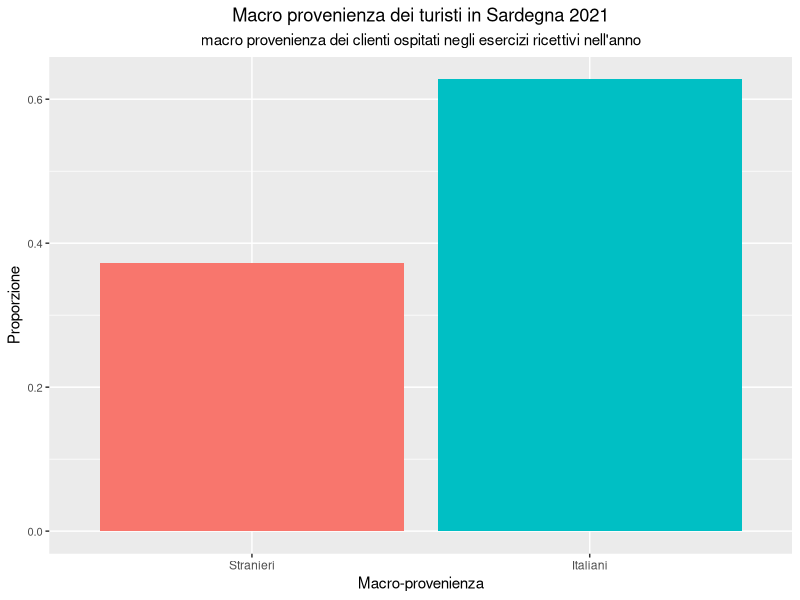
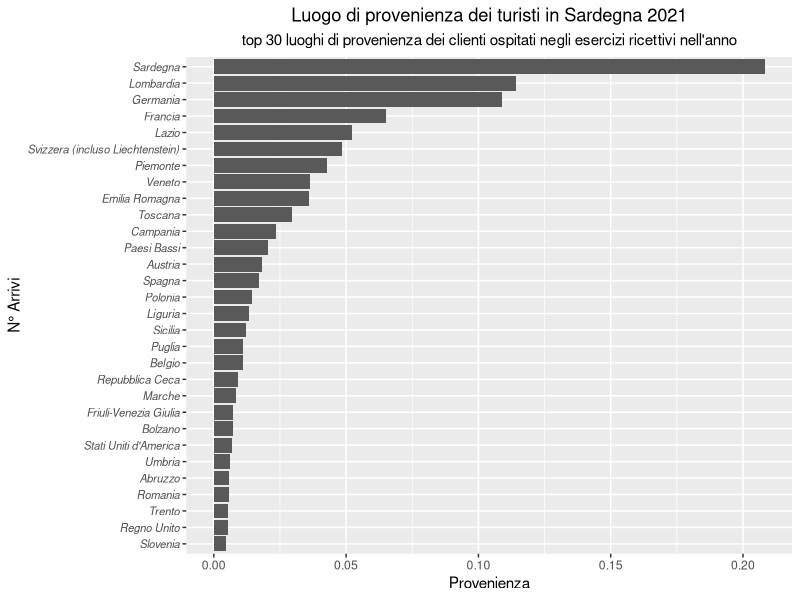
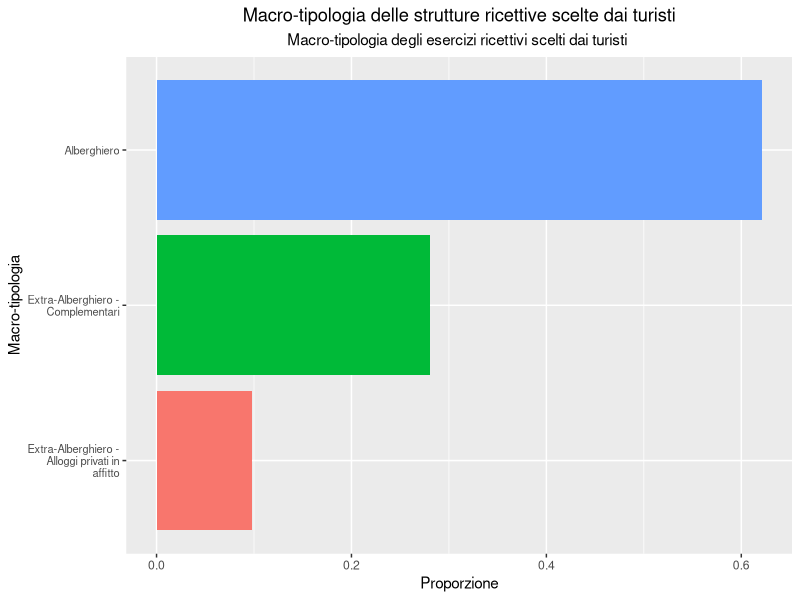

Here is the R script that generated these plots, in order: (Note: this script raises an error after producing the figures.)
## ---- chunk 1

capacit2021= readr::read_csv("datasets/capacita_strutture_ricettive_mensile_2021.csv")
capacit2021
## ---- chunk 2

summary(capacit2021)
str(capacit2021) #comune, anno, mese, Tipologia, Stelle, numero strutture, letti camere 

## ---- chunk 3
library(readr)
capacit2021= read_csv("datasets/capacita_strutture_ricettive_mensile_2021.csv", col_types = list(Comune= col_factor(), Stelle = col_factor(c(levels = "1 Stella", "2 Stelle", "III Categoria", "3 Stelle","II Categoria", "4 Stelle", "I Categoria", "5 Stelle", "5 Stelle Lusso")), Tipologia= col_factor()), na = "NULL")

str(capacit2021) 
sum(is.na(capacit2021)) #non sono presenti valori mancanti ma molte osservazioni riguardo le stelle delle strutture sono state etichettate come NULL.
summary(capacit2021)
# library("")
# readr::read_csv (na = "NULL")

## ---- chunk 4
provenienza = read_csv("datasets/movimenti_macrotipologia_2021 _provenienza.csv")

#str(provenienza) #anno, provincia, mese, macrotipologia, macroprovenienza, provenienza, arrivi, presenze (numero di notti trascorse dai clienti)
provenienza
## ---- chunk 5
provenienza =read_csv("datasets/movimenti_macrotipologia_2021 _provenienza.csv", col_types = list(provincia= col_factor(), macro_tipologia = col_factor (), macro_provenienza = col_factor(), provenienza = col_factor()))

sum(is.na(provenienza)) #sono presenti 114 valori mancanti 
str(provenienza)
provenienza_cleaned = na.omit(provenienza)


## ---- chunk 6
library("lubridate")
library("tidyverse")


# macro-provenienza

arrivi_provenienza<- provenienza_cleaned %>% 
  group_by(macro_provenienza) %>%
  summarise(arrivi = sum(arrivi))

arrivi_provenienza

macro_provenienza<- arrivi_provenienza%>% 
  mutate(proportion= arrivi/sum(arrivi)) %>%
  mutate(macro_provenienza = reorder(macro_provenienza, proportion))

macro_provenienza

macro_provenienza %>%         
  ggplot(aes(macro_provenienza, proportion, fill= macro_provenienza))+
  geom_bar(stat = "identity", show.legend = FALSE) +
  theme(axis.text.y = element_text(size = 8),
        plot.title = element_text(hjust = 0.5),
        plot.subtitle = element_text(hjust = 0.5)) +
  ggtitle("Macro provenienza dei turisti in Sardegna 2021", 
          subtitle= "macro provenienza dei clienti ospitati negli esercizi ricettivi nell'anno") +
  xlab("Macro-provenienza") + ylab("Proporzione")

## ---- chunk 7
arrivi_luogo_provenienza<- provenienza_cleaned %>% 
  group_by(provenienza) %>%
  summarise(arrivi = sum(arrivi))

arrivi_luogo_provenienza

arrivi_luogo_provenienza <-arrivi_luogo_provenienza%>% 
  mutate(proportion= arrivi/sum(arrivi)) %>%
  mutate (provenienza_turisti= reorder(provenienza, proportion))

arrivi_luogo_provenienza %>% 
  top_n(30) %>% #
  ggplot(aes(provenienza_turisti, proportion))+ 
  geom_bar(stat = "identity")+
  coord_flip()+
  theme(axis.text.y = element_text(size = 8, face= "italic"), plot.title = element_text(hjust = 0.5),
        plot.subtitle = element_text(hjust = 0.5)) +
  ggtitle("Luogo di provenienza dei turisti in Sardegna 2021", 
          subtitle= "top 30 luoghi di provenienza dei clienti ospitati negli esercizi ricettivi nell'anno") +
  xlab("N° Arrivi") + ylab("Provenienza")


## ---- chunk 8



arrivi_tipologia<- provenienza_cleaned %>% 
  group_by(macro_tipologia)  %>% 
  summarise(arrivi = sum(arrivi))

arrivi_tipologia

macro_tipologia <- arrivi_tipologia %>% 
  mutate(proportion= arrivi/sum(arrivi)) %>%
  mutate(macro_tipologia = reorder(macro_tipologia, proportion)) 

macro_tipologia %>%
  ggplot(aes(macro_tipologia, proportion, fill= macro_tipologia))+
  geom_bar(stat = "identity", show.legend = FALSE)+
  coord_flip()+
  scale_x_discrete(labels = scales::label_wrap(20)) +
  theme(axis.text.y = element_text(size = 8), 
        plot.title = element_text(hjust = 0.5),
        plot.subtitle = element_text(hjust = 0.5)) +
  ggtitle("Macro-tipologia delle strutture ricettive scelte dai turisti", 
          subtitle= "Macro-tipologia degli esercizi ricettivi scelti dai turisti ") +
  xlab("Macro-tipologia") + ylab("Proporzione")

## ---- chunk 9

numeroStruttureSardegna <- capacit2021 %>% 
  group_by(Tipologia, Comune) %>%
  summarise(`Numero Strutture` = max(`Numero Strutture`))#numero di mesi

#numeroStruttureSardegna 

numeroStruttureSardegna2= numeroStruttureSardegna %>%
  group_by(Tipologia) %>% 
  summarise(`Numero Strutture` = sum(`Numero Strutture`))


numeroStruttureSardegna2

## ---- chunk 10

tipologia_ <- capacit2021 %>% 
  group_by(Tipologia) %>%
  summarise(`Numero Strutture` = round(sum(`Numero Strutture`)/12, 0)) #numero di mesi

tipologia_

tipologia <-tipologia_ %>% 
  
  #mutate(proportion= Letti/sum(Letti)) %>%
  mutate(tipologia2= reorder(Tipologia, `Numero Strutture`))

tipologia %>%
  top_n(5)%>%
  ggplot(aes(tipologia2, `Numero Strutture`))+ 
  geom_bar(stat = "identity")+
  coord_flip()+
  scale_y_continuous(labels = label_number( big.mark = ".", decimal.mark= ","))+
  theme(axis.text.y = element_text(size = 8), plot.title = element_text(hjust = 0.5),
        plot.subtitle = element_text(hjust = 0.5)) +
  ggtitle("Top 5 tipologie strutture ricettive Sardegna 2021", subtitle= "Numero medio mensile strutture ricettive in Sardegna per tipologia") +
  
  xlab("Tipologia Struttura") + ylab("N° strutture aperte")

############# dividere il grafico in 2? ##############
## ---- chunk 11

tipologia_ <- capacit2021 %>% 
  group_by(Tipologia) %>%
  summarise(`Numero Strutture` = round(sum(`Numero Strutture`)/12, 0)) #numero di mesi

tipologia_

tipologia <-tipologia_ %>% 
  
  #mutate(proportion= Letti/sum(Letti)) %>%
  mutate(tipologia2= reorder(Tipologia, `Numero Strutture`))

filter(tipologia) %>%
  top_n(-12)%>%
  ggplot(aes(tipologia2, `Numero Strutture`))+ 
  geom_bar(stat = "identity")+
  coord_flip()+
  scale_y_continuous(labels = label_number( big.mark = ".", decimal.mark= ","))+
  theme(axis.text.y = element_text(size = 8), plot.title = element_text(hjust = 0.5),
        plot.subtitle = element_text(hjust = 0.5)) +
  ggtitle("Tipologie strutture ricettive Sardegna 2021", subtitle= "Numero medio mensile strutture ricettive in Sardegna \nper tipologia (escluse top 5 tipologie)") +
  
  xlab("Tipologia Struttura") + ylab("N° strutture aperative")

############# dividere il grafico in 2? ##############
## ---- chunk 12

tipologia_ <- capacit2021 %>% 
  group_by(Tipologia) %>%
  summarise(Letti = round(sum(Letti)/12), 0) # mesi

tipologia_

tipologia <-tipologia_ %>% 
  
  #mutate(proportion= Letti/sum(Letti)) %>%
  mutate(tipologia2= reorder(Tipologia, Letti))

tipologia %>%
  ggplot(aes(tipologia2, Letti))+
  
  geom_bar(stat = "identity")+
  coord_flip()+
  scale_y_continuous(labels = scales::comma_format(big.mark = ".", decimal.mark = ","))+
  theme(axis.text.y = element_text(size = 8), plot.title = element_text(hjust = 0.5),
        plot.subtitle = element_text(hjust = 0.5)) +
  ggtitle(label = "Capacità ricettiva Sardegna 2021", # capacità ricettiva= letti x numero di giorni di apertura
              subtitle = "Numero di posti letto ogni mese per tipo di struttura ricettiva") +
  xlab("Tipologia Struttura") + ylab("N° posti letto")

#titolo troppo lungo: mandare a capo o accorciare 
# togliere notazione scientifica asse x -->scale_x_continuous(labels = scales::comma_format(big.mark = ".",
                                          # decimal.mark = ",")+
## ---- chunk 13

filter(capacit2021) %>% 
  ggplot(aes(Camere, `Numero Strutture`, color= Tipologia)) +
  geom_point()+
  ggtitle("Camere e numero di strutture ricettive in base alla tipologia") +
  xlab("Camere") + ylab("Numero Strutture")



# 
## ---- chunk 14
summary(capacit2021$Letti)
summary(capacit2021$Camere)
summary(capacit2021$`Numero Strutture`)
#capacit2021[capacit2021$`Numero Strutture`==904]
capacit2021[capacit2021$`Numero Strutture` >= 404 ,] ## errore digitazione??
capacit2021[capacit2021$Letti >= 3000 ,]

## ---- chunk 15


capacit2021_mesi = filter(capacit2021) %>% #, Comune == "BARUMINI") %>%
  mutate(MonthLabel= month(Mese, label= T)) %>%
  group_by(Comune, MonthLabel) %>%
  summarise(Letti = sum(Letti))

capacit2021_mesi %>% 
  arrange(desc(Letti))
filter(capacit2021_mesi, Comune == "ALGHERO") %>% 
  #arrange(desc(Camere))%>% 
 # head(100) %>%
  ggplot(aes(MonthLabel, Letti)) +
  geom_bar(stat= "identity")+
  #geom_boxplot(coef=3) +
  #geom_jitter(width= 0.1, alpha =0.3)+
  scale_y_continuous(labels = label_number( big.mark = ".", decimal.mark= ","))+
  theme(axis.text.y = element_text(size = 8), plot.title = element_text(hjust = 0.5),
        plot.subtitle = element_text(hjust = 0.5)) +
  ggtitle("Numero posti letto nel comune di Alghero", 
          subtitle= "Numero di posti letto delle strutture ricettive per mese") +
  xlab("Mesi") + ylab("N° posti letto")




## ---- chunk 16
provenienza_cleaned %>%
  #group_by(provenienza) %>% 
  mutate(MonthLabel= month(mese, label= T)) %>% 
  #arrange(desc(arrivi)) %>%
  #head(300) %>%
  ggplot(aes(MonthLabel, arrivi, fill= MonthLabel)) + 
  geom_boxplot(coef=3, show.legend = FALSE) +
  scale_y_continuous(trans = "log2", labels = label_number( big.mark = ".", decimal.mark= ",")) +
  #scale_x_discrete(labels = scales::label_wrap(10))+
  theme(axis.text.y = element_text(size = 8), 
        plot.title = element_text(hjust = 0.5),
        plot.subtitle = element_text(hjust = 0.5)) +
  ggtitle("Distribuzione arrivi durante i mesi ", 
          subtitle= "distribuzione degli arrivi nei mesi dei turisti provenienti dallo stesso luogo ") +
  xlab("Mesi") + ylab("Arrivi")+
  geom_jitter(width= 0.1, alpha =0.1, show.legend = FALSE) 




## ---- chunk 17
library("scales")
arrivi_mese<- provenienza_cleaned %>% 
  group_by(mese)  %>% 
  summarise(arrivi = sum(arrivi))

arrivi_mese

arrivi_mese %>% 
  mutate(MonthLabel= month(mese, label= T)) %>%
  ggplot(aes(MonthLabel, arrivi))+
  geom_bar(stat = "identity") +
  scale_y_continuous(labels = label_number( big.mark = ".", decimal.mark= ","))+
  theme(axis.text.y = element_text(size = 8), plot.title = element_text(hjust = 0.5),
        plot.subtitle = element_text(hjust = 0.5)) +
  ggtitle("Arrivi mensili nelle strutture in Sardegna 2021 ", 
          subtitle= "Numero di arrivi nelle strutture ricettive sarde nei vari mesi dell'anno") +
  xlab("N° Arrivi") + ylab("Provenienza")

  #scale_y_continuous(label= unit_format())



## ---- chunk 18
provincia_provenienza<- provenienza_cleaned %>% 
  group_by(provenienza, provincia) #%>%
  summarise(arrivi = sum(arrivi), presenze = sum(presenze ))

provincia_provenienza


arrivi_per_provincia<- provenienza_cleaned %>% 
  group_by(provincia, mese) %>%
  #summarise(arrivi = sum(arrivi), presenze = sum(presenze ))

arrivi_per_provincia %>% 
  mutate(MonthLabel= month(mese, label= T)) %>%
  ggplot(aes(MonthLabel, arrivi, col= provincia))+
  geom_line() + 
  #geom_point() +
  scale_y_continuous(trans= "log2", labels = label_number( big.mark = ".", decimal.mark= ","))+
  scale_x_date()+
  theme(axis.text.y = element_text(size = 8), plot.title = element_text(hjust = 0.5),
        plot.subtitle = element_text(hjust = 0.5)) +
  ggtitle("Arrivi mensili nelle strutture in Sardegna 2021 ", 
          subtitle= "Numero di arrivi nelle strutture ricettive sarde nei vari mesi dell'anno") +
  xlab("N° Arrivi") + ylab("Provenienza")


## ---- chunk 19
filter(provincia_provenienza) %>% 
  ggplot(aes(presenze, arrivi, color= provincia)) +
  geom_point() 



## ---- chunk 20
filter(provincia_provenienza, provenienza != "Sardegna") %>%
  arrange(desc(presenze)) %>%
  head(300)
## ---- chunk 21
provincia_provenienza %>%
  #arrange(desc(arrivi)) %>%
  #head(300) %>%
  ggplot(aes(provincia, arrivi, fill= provincia)) + 
  geom_boxplot(coef=3) +
  scale_y_continuous(trans = "log2", labels = label_number( big.mark = ".", decimal.mark= ",")) +
  scale_x_discrete(labels = scales::label_wrap(10))+
  theme(axis.text.y = element_text(size = 8), 
        plot.title = element_text(hjust = 0.5),
        plot.subtitle = element_text(hjust = 0.5)) +
  ggtitle("Distribuzione arrivi per provincia di destinazione ", 
          subtitle= "distribuzione degli arrivi per provincia dei turisti provenienti dallo stesso luogo ") +
  xlab("Province") + ylab("Arrivi")+
  geom_jitter(width= 0.1, alpha =0.3) 


## ---- chunk 22

provenienza_cleaned %>% ggplot(aes(arrivi, fill=macro_provenienza))+
  geom_density(alpha = 0.2, color = 0) +   geom_line(stat='density')

## ---- chunk 23

params <- provenienza_cleaned %>% filter(macro_provenienza=="Stranieri") %>%   summarize(mean = mean(arrivi), sd = sd(arrivi))

provenienza_cleaned %>% filter(macro_provenienza=="Italiani") %>%   ggplot(aes(sample = arrivi)) +   geom_qq(dparams = params) +  geom_abline()



